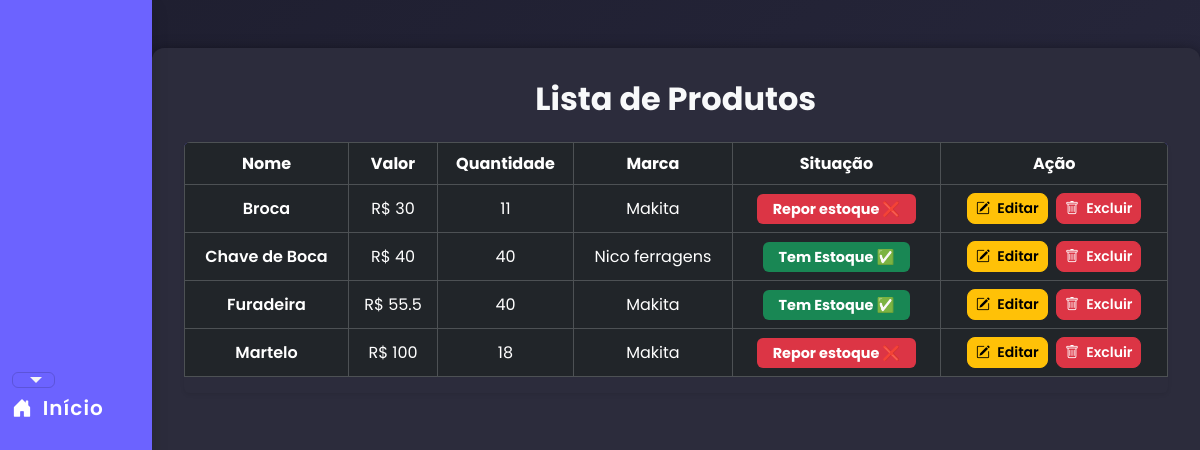
The app's page /Armazem/index.php?pagina=listar (signed in) with its own data.
### tables this page shows
CREATE TABLE `produto` (
  `id` int(11) NOT NULL,
  `nome` varchar(32) NOT NULL,
  `valor` float NOT NULL,
  `quantidade` int(11) NOT NULL,
  `marca` varchar(32) NOT NULL
);

### Armazem/produto/listar.php (the view, shortened to what this page needs)
<h2 class="fw-bold text-light mb-4 text-center">Lista de Produtos</h2>
<?php
include('conexao.php');
$select = "SELECT * FROM produto ORDER BY nome ASC";
$result = $conn->query($select);
?>
<div class="table-responsive shadow-sm rounded">
    <table class="table table-dark table-hover table-bordered align-middle text-center">
        <thead class="table-custom">
            <tr>
                <th>Nome</th>
                <th>Valor</th>
                <th>Quantidade</th>
                <th>Marca</th>
                <th>Situação</th>
                <th>Ação</th>
            </tr>
        </thead>
        <tbody>
            <?php
            if ($result->num_rows > 0) {
                while ($produto = $result->fetch_object()) {
                    echo "<tr>
                            <td class='fw-semibold'>$produto->nome</td>
                            <td>R$ $produto->valor</td>
                            <td>$produto->quantidade</td>
                            <td>$produto->marca</td>";
                    if ($produto->quantidade >= 20) {
                        echo "<td><span class='badge bg-success px-3 py-2'>Tem Estoque ✅</span></td>";
                    } else {
                        echo "<td><span class='badge bg-danger px-3 py-2'>Repor estoque ❌</span></td>";
                    }
                    echo "
                        <td>
                            <a class='btn btn-warning btn-sm me-1 fw-semibold' href='?pagina=editar&id=$produto->id'>
                                <i class='bi bi-pencil-square me-1'></i> Editar
                            </a>
                            <button class='btn btn-danger btn-sm fw-semibold' data-bs-toggle='modal'
                                data-bs-target='#modalExcluir$produto->id'>
                                <i class='bi bi-trash me-1'></i> Excluir
                            </button>
                            <div class='modal fade' id='modalExcluir$produto->id' tabindex='-1'>
                                <div class='modal-dialog'>
                                    <div class='modal-content bg-dark text-light'>
                                        <div class='modal-header border-0'>
                                            <h5 class='modal-title fw-bold'>Confirmar Exclusão</h5>
                                            <button type='button' class='btn-close btn-close-white' data-bs-dismiss='modal'></button>
                                        </div>
                                        <div class='modal-body'>
                                            Deseja realmente excluir o produto <strong>$produto->nome</strong>?
                                        </div>
                                        <div class='modal-footer border-0'>
                                            <button type='button' class='btn btn-secondary' data-bs-dismiss='modal'>Cancelar</button>
                                            <a href='produto/apagar.php?id=$produto->id' class='btn btn-danger'>Excluir</a>
                                        </div>
                                    </div>
                                </div>
                            </div>
                        </td>
                    </tr>";
                }
            }
            ?>
        </tbody>
    </table>
</div>

### Armazem/index.php (style rules this page uses)
body { font-family: 'Poppins', sans-serif; background: linear-gradient(135deg, #1e1e2f, #2a2a40); color: #f5f5f5; }

### Armazem/produto/listar.php (style rules this page uses)
body { font-family: 'Poppins', sans-serif; background: linear-gradient(135deg, #1e1e2f, #2a2a40); }
.table-custom { background-color: #6c63ff; color: #fff; font-weight: 600; }
.table td, .table th { text-align: center; vertical-align: middle; }
.btn-warning { border-radius: 8px; font-weight: 600; }
.btn-danger { border-radius: 8px; font-weight: 600; }
.badge { font-size: 0.9rem; }

### records on screen
produto: nome "Broca", valor "30", quantidade "11", marca "Makita", shows "Repor estoque ❌"
produto: nome "Chave de Boca", valor "40", quantidade "40", marca "Nico ferragens", shows "Tem Estoque ✅"
produto: nome "Furadeira", valor "55.5", quantidade "40", marca "Makita", shows "Tem Estoque ✅"
produto: nome "Martelo", valor "100", quantidade "18", marca "Makita", shows "Repor estoque ❌"
